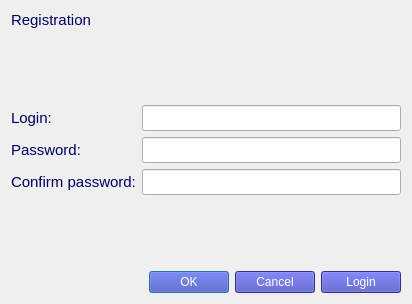
<?xml version="1.0" encoding="UTF-8"?>
<ui version="4.0">
 <class>RegistrationForm</class>
 <widget class="QWidget" name="RegistrationForm">
  <property name="geometry">
   <rect>
    <x>0</x>
    <y>0</y>
    <width>412</width>
    <height>304</height>
   </rect>
  </property>
  <property name="windowTitle">
   <string>Form</string>
  </property>
  <property name="styleSheet">
   <string notr="true"/>
  </property>
  <layout class="QVBoxLayout" name="verticalLayout">
   <item>
    <widget class="QLabel" name="label_4">
     <property name="font">
      <font>
       <pointsize>11</pointsize>
      </font>
     </property>
     <property name="styleSheet">
      <string notr="true">QLabel {color: rgb(0, 0, 97)}</string>
     </property>
     <property name="text">
      <string>Registration</string>
     </property>
    </widget>
   </item>
   <item>
    <spacer name="verticalSpacer_2">
     <property name="orientation">
      <enum>Qt::Vertical</enum>
     </property>
     <property name="sizeHint" stdset="0">
      <size>
       <width>20</width>
       <height>40</height>
      </size>
     </property>
    </spacer>
   </item>
   <item>
    <layout class="QFormLayout" name="formLayout">
     <item row="0" column="0">
      <widget class="QLabel" name="label">
       <property name="font">
        <font>
         <pointsize>11</pointsize>
        </font>
       </property>
       <property name="styleSheet">
        <string notr="true">QLabel {color: rgb(0, 0, 97)}</string>
       </property>
       <property name="text">
        <string>Login:</string>
       </property>
      </widget>
     </item>
     <item row="1" column="0">
      <widget class="QLabel" name="label_2">
       <property name="font">
        <font>
         <pointsize>11</pointsize>
        </font>
       </property>
       <property name="styleSheet">
        <string notr="true">QLabel {color: rgb(0, 0, 97)}</string>
       </property>
       <property name="text">
        <string>Password:</string>
       </property>
      </widget>
     </item>
     <item row="2" column="0">
      <widget class="QLabel" name="label_3">
       <property name="font">
        <font>
         <pointsize>11</pointsize>
        </font>
       </property>
       <property name="styleSheet">
        <string notr="true">QLabel {color: rgb(0, 0, 97)}</string>
       </property>
       <property name="text">
        <string>Confirm password:</string>
       </property>
      </widget>
     </item>
     <item row="0" column="1">
      <widget class="QLineEdit" name="loginEdit">
       <property name="font">
        <font>
         <pointsize>11</pointsize>
        </font>
       </property>
      </widget>
     </item>
     <item row="1" column="1">
      <widget class="QLineEdit" name="passwordEdit">
       <property name="font">
        <font>
         <pointsize>11</pointsize>
        </font>
       </property>
       <property name="echoMode">
        <enum>QLineEdit::Password</enum>
       </property>
      </widget>
     </item>
     <item row="2" column="1">
      <widget class="QLineEdit" name="passwordConfirmEdit">
       <property name="font">
        <font>
         <pointsize>11</pointsize>
        </font>
       </property>
       <property name="echoMode">
        <enum>QLineEdit::Password</enum>
       </property>
      </widget>
     </item>
    </layout>
   </item>
   <item>
    <spacer name="verticalSpacer">
     <property name="orientation">
      <enum>Qt::Vertical</enum>
     </property>
     <property name="sizeHint" stdset="0">
      <size>
       <width>20</width>
       <height>40</height>
      </size>
     </property>
    </spacer>
   </item>
   <item>
    <layout class="QHBoxLayout" name="horizontalLayout">
     <item>
      <widget class="QDialogButtonBox" name="buttonBox">
       <property name="sizePolicy">
        <sizepolicy hsizetype="Minimum" vsizetype="Fixed">
         <horstretch>0</horstretch>
         <verstretch>0</verstretch>
        </sizepolicy>
       </property>
       <property name="font">
        <font>
         <pointsize>11</pointsize>
        </font>
       </property>
       <property name="styleSheet">
        <string notr="true">QPushButton {background-color: rgb(68, 70, 184); color: white}</string>
       </property>
       <property name="standardButtons">
        <set>QDialogButtonBox::Cancel|QDialogButtonBox::Ok</set>
       </property>
      </widget>
     </item>
     <item>
      <widget class="QPushButton" name="loginButton">
       <property name="font">
        <font>
         <pointsize>9</pointsize>
        </font>
       </property>
       <property name="styleSheet">
        <string notr="true">QPushButton {background-color: rgb(68, 70, 184); color: white}</string>
       </property>
       <property name="text">
        <string>Login</string>
       </property>
      </widget>
     </item>
    </layout>
   </item>
  </layout>
 </widget>
 <tabstops>
  <tabstop>loginButton</tabstop>
  <tabstop>loginEdit</tabstop>
  <tabstop>passwordEdit</tabstop>
  <tabstop>passwordConfirmEdit</tabstop>
 </tabstops>
 <resources/>
 <connections/>
</ui>
